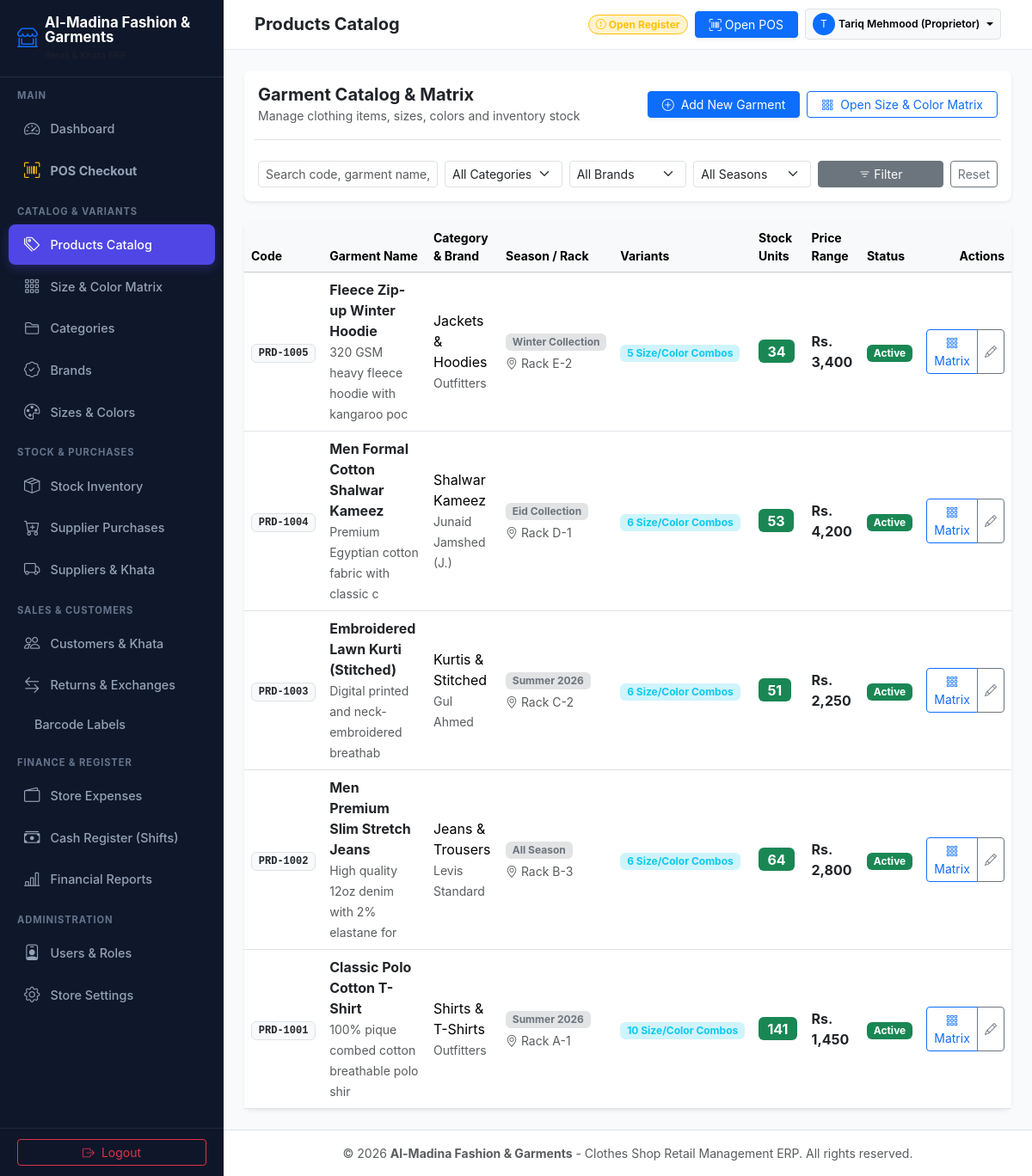
The page /products.php (signed in) on the database its author committed.
### tables this page shows
CREATE TABLE `products` (
  `id` INT AUTO_INCREMENT PRIMARY KEY,
  `product_code` VARCHAR(50) NOT NULL UNIQUE,
  `barcode` VARCHAR(100) NULL,
  `name` VARCHAR(150) NOT NULL,
  `category_id` INT NULL,
  `brand_id` INT NULL,
  `season` VARCHAR(50) NOT NULL DEFAULT 'All Season',
  `rack_location` VARCHAR(50) NULL,
  `description` TEXT NULL,
  `cost_price` DECIMAL(12,2) NOT NULL DEFAULT 0.00,
  `selling_price` DECIMAL(12,2) NOT NULL DEFAULT 0.00,
  `wholesale_price` DECIMAL(12,2) NOT NULL DEFAULT 0.00,
  `alert_quantity` INT NOT NULL DEFAULT 5,
  `status` ENUM('active', 'inactive') NOT NULL DEFAULT 'active',
  `created_at` TIMESTAMP DEFAULT CURRENT_TIMESTAMP,
  INDEX `idx_products_barcode` (`barcode`),
  FOREIGN KEY (`category_id`) REFERENCES `categories`(`id`) ON DELETE SET NULL,
  FOREIGN KEY (`brand_id`) REFERENCES `brands`(`id`) ON DELETE SET NULL
);

CREATE TABLE `categories` (
  `id` INT AUTO_INCREMENT PRIMARY KEY,
  `name` VARCHAR(100) NOT NULL,
  `slug` VARCHAR(100) NOT NULL UNIQUE,
  `description` VARCHAR(255) NULL,
  `status` ENUM('active', 'inactive') NOT NULL DEFAULT 'active',
  `created_at` TIMESTAMP DEFAULT CURRENT_TIMESTAMP
);

CREATE TABLE `brands` (
  `id` INT AUTO_INCREMENT PRIMARY KEY,
  `name` VARCHAR(100) NOT NULL UNIQUE,
  `status` ENUM('active', 'inactive') NOT NULL DEFAULT 'active',
  `created_at` TIMESTAMP DEFAULT CURRENT_TIMESTAMP
);

### products.php (the view, shortened to what this page needs)
<?php
require_once __DIR__ . '/includes/header.php';
$q = trim($_GET['q'] ?? '');
$where = ["1=1"];
$params = [];
$where_clause = implode(' AND ', $where);
$sql = "SELECT p.*, c.name AS category_name, b.name AS brand_name,
               COUNT(pv.id) AS variant_count,
               COALESCE(SUM(pv.stock_quantity), 0) AS total_stock,
               MIN(pv.selling_price) AS min_price,
               MAX(pv.selling_price) AS max_price
        FROM products p
        LEFT JOIN categories c ON p.category_id = c.id
        LEFT JOIN brands b ON p.brand_id = b.id
        LEFT JOIN product_variants pv ON p.id = pv.product_id AND pv.status = 'active'
        WHERE $where_clause
        GROUP BY p.id
        ORDER BY p.id DESC";
$stmt = $pdo->prepare($sql);
$stmt->execute($params);
$products = $stmt->fetchAll();
?>
<div class="card border-0 shadow-sm rounded-3 p-3 mb-4">
    <div class="d-flex flex-wrap justify-content-between align-items-center gap-3">
        <div>
            <h5 class="fw-bold mb-0">Garment Catalog & Matrix</h5>
            <small class="text-muted">Manage clothing items, sizes, colors and inventory stock</small>
        </div>
        <div class="d-flex gap-2">
            <button class="btn btn-primary btn-sm px-3 shadow-sm" data-bs-toggle="modal" data-bs-target="#addProductModal">
                <i class="bi bi-plus-circle me-1"></i> Add New Garment
            </button>
            <a href="product_matrix.php" class="btn btn-outline-primary btn-sm px-3">
                <i class="bi bi-grid-3x3-gap me-1"></i> Open Size & Color Matrix
            </a>
        </div>
    </div>
    <form method="GET" action="products.php" class="row g-2 mt-3 pt-3 border-top">
        <div class="col-12 col-md-3">
            <input type="text" name="q" class="form-control form-control-sm" placeholder="Search code, garment name, rack..." value="<?= htmlspecialchars($q) ?>">
        </div>
        <div class="col-6 col-md-2">
            <select name="category_id" class="form-select form-select-sm">
                <option value="0">All Categories</option>
            </select>
        </div>
        <div class="col-6 col-md-2">
            <select name="brand_id" class="form-select form-select-sm">
                <option value="0">All Brands</option>
            </select>
        </div>
        <div class="col-6 col-md-2">
            <select name="season" class="form-select form-select-sm">
                <option value="">All Seasons</option>
            </select>
        </div>
        <div class="col-6 col-md-3 d-flex gap-2">
            <button type="submit" class="btn btn-secondary btn-sm flex-grow-1"><i class="bi bi-filter"></i> Filter</button>
            <a href="products.php" class="btn btn-outline-secondary btn-sm">Reset</a>
        </div>
    </form>
</div>
<div class="card border-0 shadow-sm rounded-3">
    <div class="table-responsive">
        <table class="table table-hover align-middle mb-0">
            <thead class="table-light small text-muted">
                <tr>
                    <th>Code</th>
                    <th>Garment Name</th>
                    <th>Category & Brand</th>
                    <th>Season / Rack</th>
                    <th>Variants</th>
                    <th>Stock Units</th>
                    <th>Price Range</th>
                    <th>Status</th>
                    <th class="text-end">Actions</th>
                </tr>
            </thead>
            <tbody>
                <?php if (empty($products)): ?>
                    <tr><td colspan="9" class="text-center py-5 text-muted">No products found matching the criteria.</td></tr>
                <?php else: ?>
                    <?php foreach ($products as $p): ?>
                        <tr>
                            <td>
                                <span class="badge bg-light text-dark border fw-semibold font-monospace"><?= htmlspecialchars($p['product_code']) ?></span>
                            </td>
                            <td>
                                <div class="fw-bold text-dark"><?= htmlspecialchars($p['name']) ?></div>
                                <small class="text-muted"><?= htmlspecialchars(substr($p['description'] ?? '', 0, 45)) ?></small>
                            </td>
                            <td>
                                <div><?= htmlspecialchars($p['category_name'] ?? 'Uncategorized') ?></div>
                                <small class="text-muted"><?= htmlspecialchars($p['brand_name'] ?? '-') ?></small>
                            </td>
                            <td>
                                <span class="badge bg-secondary-subtle text-secondary"><?= htmlspecialchars($p['season']) ?></span>
                                <div class="small text-muted mt-1"><i class="bi bi-geo-alt"></i> <?= htmlspecialchars($p['rack_location'] ?: 'Unassigned') ?></div>
                            </td>
                            <td>
                                <span class="badge bg-info-subtle text-info fw-bold"><?= $p['variant_count'] ?> Size/Color Combos</span>
                            </td>
                            <td>
                                <span class="badge <?= $p['total_stock'] <= 5 ? ($p['total_stock'] <= 0 ? 'bg-danger' : 'bg-warning text-dark') : 'bg-success' ?> fs-6">
                                    <?= $p['total_stock'] ?>
                                </span>
                            </td>
                            <td>
                                <?php if ($p['variant_count'] > 0 && $p['min_price'] > 0): ?>
                                    <strong class="text-dark">
                                        <?= $p['min_price'] == $p['max_price'] ? format_currency($p['min_price']) : format_currency($p['min_price']) . ' - ' . format_currency($p['max_price']) ?>
                                    </strong>
                                <?php else: ?>
                                    <span class="text-muted small">No price</span>
                                <?php endif; ?>
                            </td>
                            <td>
                                <?= status_badge($p['status']) ?>
                            </td>
                            <td class="text-end">
                                <div class="btn-group btn-group-sm">
                                    <a href="product_matrix.php?product_id=<?= $p['id'] ?>" class="btn btn-outline-primary" title="Size & Color Inventory Matrix">
                                        <i class="bi bi-grid-3x3-gap"></i> Matrix
                                    </a>
                                    <button class="btn btn-outline-secondary" onclick='editProduct(<?= json_encode($p) ?>)' title="Edit Details">
                                        <i class="bi bi-pencil"></i>
                                    </button>
                                </div>
                            </td>
                        </tr>
                    <?php endforeach; ?>
                <?php endif; ?>
            </tbody>
        </table>
    </div>
</div>
<?php require_once __DIR__ . '/includes/footer.php'; ?>

### config/helpers.php (shortened to what this page needs)
<?php
function format_currency($amount, $currency = null) {
    if ($currency === null) {
        $currency = 'Rs. ';
    }
    return $currency . number_format((float)$amount, 0);
}
function status_badge($status) {
    $status = strtolower((string)$status);
    $map = [
        'active'    => 'bg-success',
        'completed' => 'bg-success',
        'paid'      => 'bg-success',
        'open'      => 'bg-success',
        'restock'   => 'bg-info',
        'partial'   => 'bg-warning text-dark',
        'held'      => 'bg-warning text-dark',
        'due'       => 'bg-danger',
        'inactive'  => 'bg-secondary',
        'closed'    => 'bg-secondary',
        'cancelled' => 'bg-danger',
        'returned'  => 'bg-danger',
        'defective' => 'bg-danger',
    ];
    $cls = $map[$status] ?? 'bg-secondary';
    return '<span class="badge ' . $cls . '">' . ucfirst($status) . '</span>';
}

### assets/css/clothes-retail.css (style rules this page uses)
:root { --cr-primary: #4f46e5; --cr-primary-hover: #4338ca; --cr-secondary: #0ea5e9; --cr-dark: #1e1b4b; --cr-sidebar-bg: #0f172a; --cr-sidebar-hover: #1e293b; --cr-accent: #f43f5e; --cr-bg: #f8fafc; --cr-card-bg: #ffffff; --cr-border: #e2e8f0; }
html, body { height: 100%; }
body { background-color: var(--cr-bg); font-family: -apple-system, BlinkMacSystemFont, "Segoe UI", Roboto, "Helvetica Neue", Arial, sans-serif; color: #334155; min-height: 100%; }
@media (min-width: 992px) { html, body { height: 100vh; overflow: hidden; } }
.table-responsive { -webkit-overflow-scrolling: touch; }

### rows shown on the page
products: product_code "PRD-1005", name "Fleece Zip-up Winter Hoodie", description "320 GSM heavy fleece hoodie with kangaroo poc", category.name "Jackets & Hoodies", brand.name "Outfitters", season "Winter Collection", rack_location "Rack E-2", variant_count "5", total_stock "34", min_price "Rs. 3,400", status "Active"
products: product_code "PRD-1004", name "Men Formal Cotton Shalwar Kameez", description "Premium Egyptian cotton fabric with classic c", category.name "Shalwar Kameez", brand.name "Junaid Jamshed (J.)", season "Eid Collection", rack_location "Rack D-1", variant_count "6", total_stock "53", min_price "Rs. 4,200", status "Active"
products: product_code "PRD-1003", name "Embroidered Lawn Kurti (Stitched)", description "Digital printed and neck-embroidered breathab", category.name "Kurtis & Stitched", brand.name "Gul Ahmed", season "Summer 2026", rack_location "Rack C-2", variant_count "6", total_stock "51", min_price "Rs. 2,250", status "Active"
products: product_code "PRD-1002", name "Men Premium Slim Stretch Jeans", description "High quality 12oz denim with 2% elastane for", category.name "Jeans & Trousers", brand.name "Levis Standard", season "All Season", rack_location "Rack B-3", variant_count "6", total_stock "64", min_price "Rs. 2,800", status "Active"
products: product_code "PRD-1001", name "Classic Polo Cotton T-Shirt", description "100% pique combed cotton breathable polo shir", category.name "Shirts & T-Shirts", brand.name "Outfitters", season "Summer 2026", rack_location "Rack A-1", variant_count "10", total_stock "141", min_price "Rs. 1,450", status "Active"

### other values the page prints
$shop_name "Al-Madina Fashion & Garments"
$page_title "Products Catalog"
$avatarLetter "T"
$displayName "Tariq Mehmood (Proprietor)"
